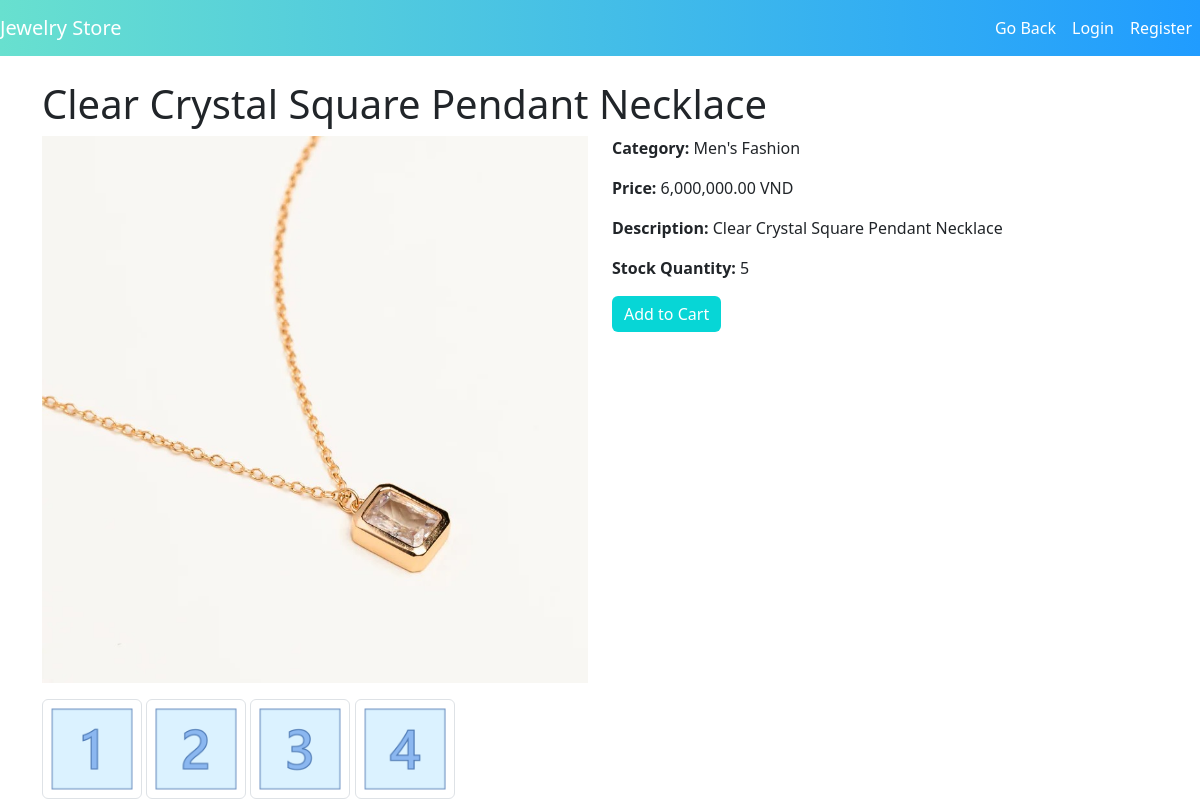
Screenshot of /backend/detail_product.php?id=2 with the database file from the repository.
### tables this page shows
CREATE TABLE products (
    id INT AUTO_INCREMENT PRIMARY KEY,
    category_id INT,
    name VARCHAR(100) NOT NULL,
    price DECIMAL(10) NOT NULL,
    image VARCHAR(255),
    description TEXT,
    stock INT DEFAULT 0,
    detail_image VARCHAR(5000),
    FOREIGN KEY (category_id) REFERENCES categories(id) ON DELETE SET NULL
);

CREATE TABLE categories (
    id INT AUTO_INCREMENT PRIMARY KEY,
    name VARCHAR(50) NOT NULL UNIQUE,
    description TEXT
);

### backend/detail_product.php (the view, shortened to what this page needs)
<?php
include 'config.php';
$product_id = $_GET['id'];
$sql = "SELECT p.*, c.name AS category_name
        FROM products p
        LEFT JOIN categories c ON p.category_id = c.id
        WHERE p.id = ?";
$stmt = $conn->prepare($sql);
$stmt->bind_param("i", $product_id);
$stmt->execute();
$result = $stmt->get_result();
$product = $result->fetch_assoc();
$detail_images = !empty($product['detail_image']) ? explode(',', $product['detail_image']) : [];
?>
<!DOCTYPE html>
<html lang="en">
<head>
    <link href="https://cdn.jsdelivr.net/npm/bootstrap@5.3.0/dist/css/bootstrap.min.css" rel="stylesheet">
    <link rel="stylesheet" href="../frontend/css/style.css">
</head>
<body>
    <nav class="navbar navbar-expand-lg navbar-light bg-light-blue">
        <a class="navbar-brand" href="#">Jewelry Store</a>
        <div class="collapse navbar-collapse" id="navbarNav">
            <ul class="navbar-nav ms-auto">
                <li class="nav-item"><a class="nav-link" href="../frontend/user.php">Go Back</a></li>
                <?php if (isset($_SESSION['user_id'])) { ?>
                    <li class="nav-item"><a class="nav-link" href="cart.php">Cart</a></li>
                    <li class="nav-item"><a class="nav-link" href="logout.php">Logout</a></li>
                <?php } else { ?>
                    <li class="nav-item"><a class="nav-link" href="login.php">Login</a></li>
                    <li class="nav-item"><a class="nav-link" href="register.php">Register</a></li>
                <?php } ?>
            </ul>
        </div>
    </nav>
    <div class="container mt-4">
        <h1><?php echo htmlspecialchars($product['name']); ?></h1>
        <div class="row">
            <div class="col-md-6">
                <img src="../uploads/<?php echo htmlspecialchars($product['image']); ?>" class="img-fluid main-image" id="mainImage" alt="<?php echo htmlspecialchars($product['name']); ?>">
                <div class="mt-3 detail-images" id="detailImages">
                    <?php foreach ($detail_images as $img) { ?>
                        <img src="../<?php echo htmlspecialchars(trim($img)); ?>" class="img-thumbnail detail-image" style="width: 100px; height: 100px; object-fit: cover; cursor: pointer;" alt="Detail Image" onclick="swapImage(this)">
                    <?php } ?>
                </div>
            </div>
            <div class="col-md-6">
                <p><strong>Category:</strong> <?php echo htmlspecialchars($product['category_name'] ?? 'No category'); ?></p>
                <p><strong>Price:</strong> <?php echo number_format($product['price'], 2); ?> VND</p>
                <p><strong>Description:</strong> <?php echo htmlspecialchars($product['description']); ?></p>
                <p><strong>Stock Quantity:</strong> <?php echo $product['stock']; ?></p>
                <button type="button" class="btn btn-primary" onclick="addToCart(<?php echo $product['id']; ?>, event)">Add to Cart</button>
            </div>
        </div>
    </div>
</body>
</html>

### frontend/css/style.css (style rules this page uses)
.bg-light-blue { background: linear-gradient(to left, #209CFF, #68E0CF); }
.navbar-brand, .nav-link { color: #fff !important; }
.btn-primary { background-color: #07d6d6; border: none; }

### rows the page displays
products: name "Clear Crystal Square Pendant Necklace", image (picture), detail_image (picture), category.name "Men's Fashion", price "6,000,000.00", description "Clear Crystal Square Pendant Necklace", stock "5"
